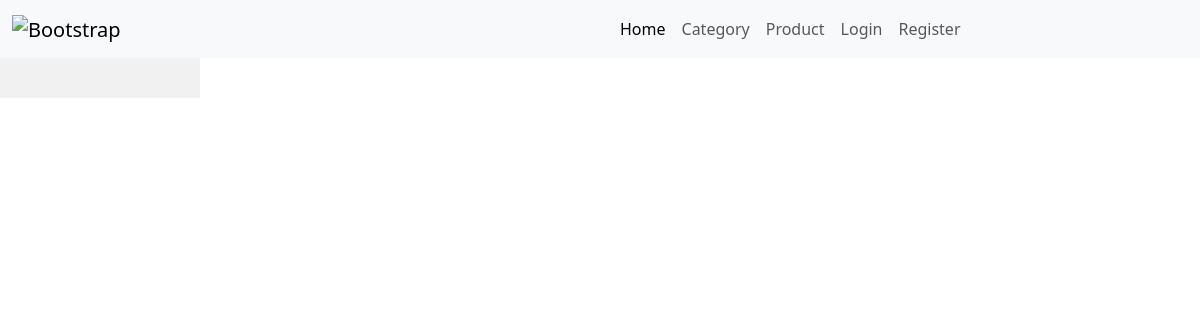
Before: / with the older database file.
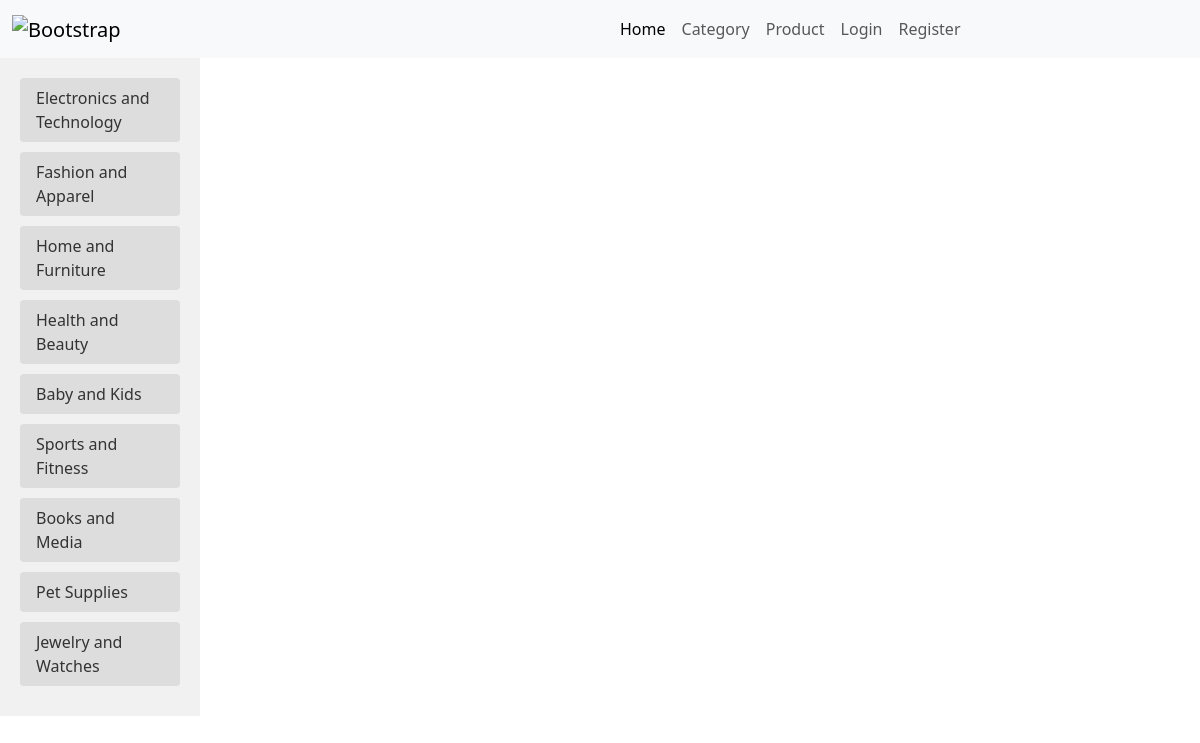
After: the same page with the newer database file.
### ecommerce_application/models.py (models this page shows, shortened)
class Category(models.Model):
    name = models.CharField(max_length=100)
    parent_category = models.ForeignKey('self', on_delete=models.CASCADE, null=True, blank=True, related_name='child_categories')

### ecommerce_application/views.py (the view)
# urls.py: path('', HomeView.as_view(), name='home'),
class HomeView(View):
    def get(self, request):
        total_products = Product.objects.count()
        total_categories = Category.objects.all()
        total_user = User.objects.count()
        context = {
            'total_products': total_products,
            'total_categories_count': total_categories.count(),
            'total_user': total_user,
            'total_categories': total_categories
        }
        return render(request, 'home.html', context)

### templates/home.html (shortened to what this page needs)
{% extends 'base.html' %}
{% load bootstrap4 %}
{% block content %}
{% if user.is_authenticated %}
<div class="container">
    <h1>Dashboard</h1>
    <div class="row">
        <div class="col-md-4">
            <div class="card">
                <div class="card-body">
                    <h5 class="card-title">Total Products</h5>
                    <p class="card-text">{{ total_products }}</p>
                </div>
            </div>
        </div>
        <div class="col-md-4">
            <div class="card">
                <div class="card-body">
                    <h5 class="card-title">Total Categories</h5>
                    <p class="card-text">{{ total_categories_count }}</p>
                </div>
            </div>
        </div>
        <div class="col-md-4">
            <div class="card">
                <div class="card-body">
                    <h5 class="card-title">Total Users</h5>
                    <p class="card-text">{{ total_user }}</p>
                </div>
            </div>
        </div>
    </div>
</div>
{% else %}
<div class="sidebar">
  <ul class="category-list">
    {% for category in total_categories %}
      <li><a href="{% url 'products_by_category' category.id %}">{{ category.name }}</a></li>
    {% endfor %}
  </ul>
</div>
{% endif %}
{% endblock content %}

### templates/base.html (shortened to what this page needs)
<!doctype html>
<html lang="en">
  <head>
    <link href="https://cdn.jsdelivr.net/npm/bootstrap@5.3.0/dist/css/bootstrap.min.css" rel="stylesheet">
  </head>
  <body>
    {% include 'navbar/navbar.html' %}
    {% block content %}
    {% endblock %}
  </body>
</html>

### templates/navbar/navbar.html
<nav class="navbar navbar-expand-lg bg-body-tertiary">
    <div class="container">
      <a class="navbar-brand" href="#">
        <img src="https://sekel.tech/img/sekelLogo.svg" alt="Bootstrap" width="120" height="120">
      </a>
    </div>
    <div class="container-fluid">
        <div class="collapse navbar-collapse" id="navbarNav">
          <ul class="navbar-nav">
            <li class="nav-item">
              <a class="nav-link active" aria-current="page" href={% url 'home' %}>Home</a>
            </li>
            <li class="nav-item">
              <a class="nav-link" href="{% url 'Category_list' %}">Category</a>
            </li>
            <li class="nav-item">
              <a class="nav-link" href="{% url 'product_list' %}">Product</a>
            </li>
            {% if user.is_authenticated %}
            <li class="nav-item">
                <a class="nav-link" href="{% url 'logout' %}">Logout</a>
              </li>
              {% else %}
              <li class="nav-item">
                <a class="nav-link" href={% url 'login' %}>Login</a>
              </li>
              <li class="nav-item">
                <a class="nav-link" href="{% url 'register' %}">Register</a>
              </li>
            {% endif %}
          </ul>
        </div>
    </div>
</nav>

### templates/base.html (style rules this page uses)
.sidebar { width: 200px; background-color: #f1f1f1; padding: 20px; }
.category-list { list-style-type: none; padding: 0; margin: 0; }
.category-list li { margin-bottom: 10px; }
.category-list a { display: block; padding: 8px 16px; text-decoration: none; color: #333; background-color: #ddd; border-radius: 4px; }

Changed rows visible on the page:
added Category: name "Electronics and Technology"
added Category: name "Fashion and Apparel"
added Category: name "Home and Furniture"
added Category: name "Health and Beauty"
added Category: name "Baby and Kids"
added Category: name "Sports and Fitness"
added Category: name "Books and Media"
added Category: name "Pet Supplies"
added Category: name "Jewelry and Watches"
